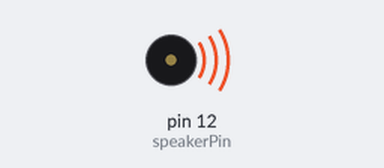
A sketch run on a simulated Arduino Uno, built with avr-gcc and run on an emulated ATmega328P. Shown: buzzer (waves = sounding).

Above: at 5.2 s.
Timing chart, 0 to 17.4 s (numbered marks = the images above):
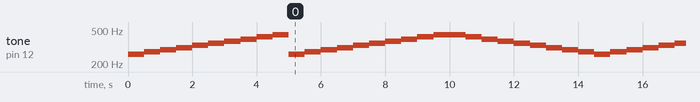

Measured:
- by itself, tone on pin 12 (speakerPin): plays 261 Hz for 0.50 s, 277 Hz for 0.50 s, 294 Hz for 0.50 s, 311 Hz for 0.50 s, 330 Hz for 0.50 s, 349 Hz for 0.50 s … (247 notes in this stretch)

The sketch:

scale_tones.ino
```cpp
/*
Adafruit Arduino - Lesson 10. Simple Sounds
*/

int speakerPin = 12;

int numTones = 10;
int tones[] = {261, 277, 294, 311, 330, 349, 370, 392, 415, 440};
//            mid C  C#   D    D#   E    F    F#   G    G#   A

void setup()
{
  for (int i = 0; i < numTones; i++)
  {
    tone(speakerPin, tones[i]);
    delay(500);
  }
  noTone(speakerPin);
}

void loop()
{
  for (int i = 0; i < numTones; i++)
  {
    tone(speakerPin, tones[i]);
    delay(500);
  }
  for (int i = numTones - 1; i; i--)
  {
    tone(speakerPin, tones[i]);
    delay(500);
  }
}
```
